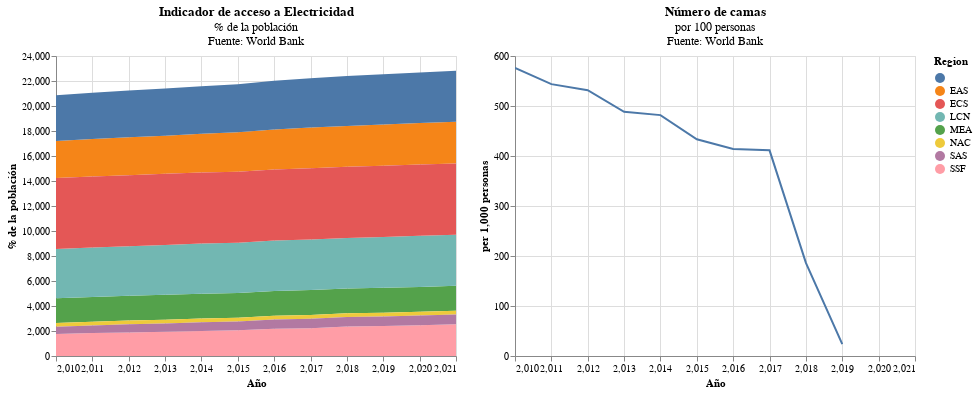

The code cell stored with this chart in its notebook:
### Code cell
alt.hconcat(graph_1, graph_2)

### Figure 1 — Vega-Lite specification as saved in the notebook (floating-point values rounded to 4 significant figures; data arrays with more than 128 entries replaced by an {"elided": "..."} marker saying what was removed)
{"usermeta": {"embedOptions": {"theme": "urbaninstitute"}}, "config": {"view": {"continuousWidth": 400, "continuousHeight": 300}}, "hconcat": [{"data": {"name": "data-e49bbc3d9a478451ccb4962cd2dbdf3f"}, "mark": "area", "encoding": {"color": {"field": "Region", "type": "nominal"}, "x": {"field": "year", "title": "Año", "type": "quantitative"}, "y": {"aggregate": "sum", "field": "value", "title": "% de la población", "type": "quantitative"}}, "selection": {"selector005": {"type": "interval", "bind": "scales", "encodings": ["x", "y"]}}, "title": {"text": ["Indicador de acceso a Electricidad"], "subtitle": ["% de la población", "Fuente: World Bank"], "color": "Black", "subtitleColor": "Black"}}, {"data": {"name": "data-de7c0a48782c360c8d6a8c9f4610ab19"}, "mark": "line", "encoding": {"x": {"field": "year", "title": "Año", "type": "quantitative"}, "y": {"aggregate": "sum", "field": "value", "title": "per 1,000 personas", "type": "quantitative"}}, "selection": {"selector008": {"type": "interval", "bind": "scales", "encodings": ["x", "y"]}}, "title": {"text": ["Número de camas"], "subtitle": ["por 100 personas", "Fuente: World Bank"], "color": "Black", "subtitleColor": "Black"}}], "$schema": "https://vega.github.io/schema/vega-lite/v4.17.0.json", "datasets": {"data-e49bbc3d9a478451ccb4962cd2dbdf3f": {"elided": "3192 records"}, "data-de7c0a48782c360c8d6a8c9f4610ab19": {"elided": "3192 records"}}}
